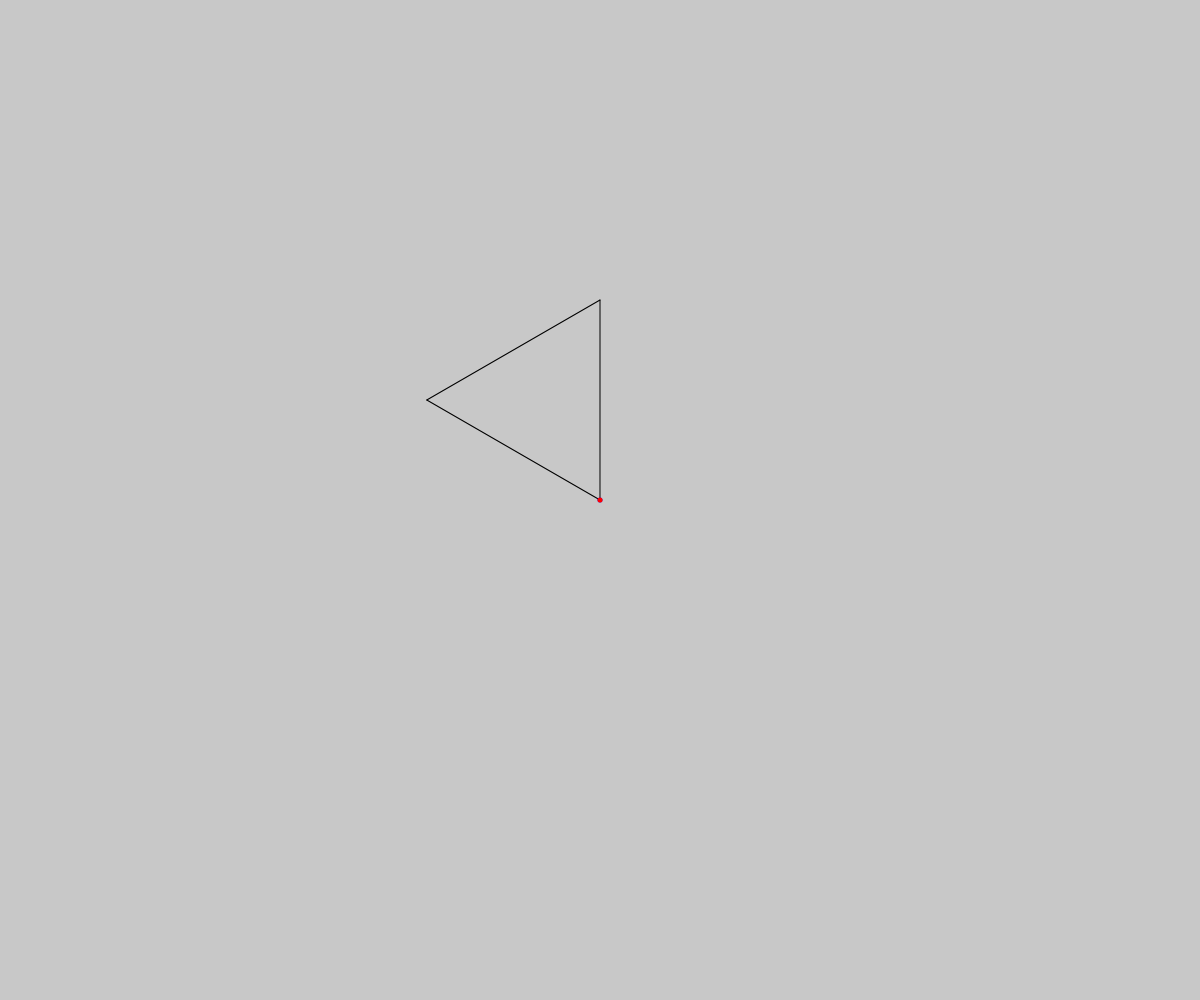
Frame 1 (no input)
Frame 60 (no input): identical to frame 1, image omitted
Frame 120 (the mouse pressed at the canvas centre since frame 60): identical to frame 1, image omitted

The p5.js sketch that drew this single still picture (run headless with seeded random() and noise() and a simulated clock; from frame 60 on, the mouse is pressed at the canvas centre):

// p5.js sketch
// ── sketch.js
function setup() {
  createCanvas(window.innerWidth, window.innerHeight);
}

function draw() {
  initialize();

  turnRight(120);
  trace(200);

  turnRight(120);
  trace(200);

  turnRight(120);
  trace(200);

  plotStartEnd();
}

function initialize() {
  // colors
  background(200);
  stroke(0);
  strokeWeight(1);

  // centering
  push();
  translate(width / 2, height / 2);
}

function plotStartEnd() {
  // ending point
  stroke(0, 0, 255);
  strokeWeight(5);
  point(0, 0);
  pop();

  // starting point
  push();
  translate(width / 2, height / 2);
  stroke(255, 0, 0);
  strokeWeight(5);
  point(0, 0);
  pop();
}

function forward(distance) {
  translate(0, distance);
}

function trace(distance) {
  line(0, 0, 0, distance);
  translate(0, distance);
}

function turnRight(angle) {
  rotate(radians(angle));
}

function turnLeft(angle) {
  rotate(radians(-angle));
}
